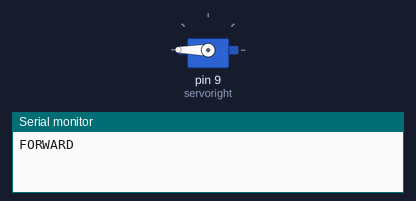
A sketch run on a simulated Arduino Uno, built with avr-gcc and run on an emulated ATmega328P. On the bench: servo, the last lines printed to the serial monitor.

Above: at 0.05 s.
At 4.05 s:
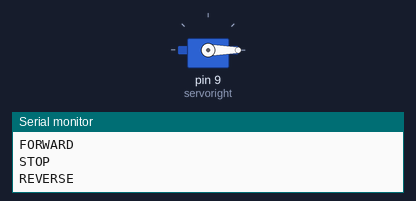
At 8.0 s:
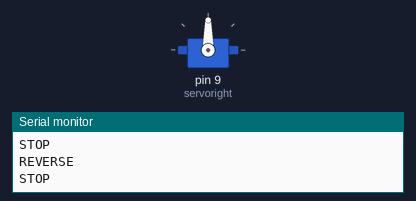
Timing chart, 0 to 10.4 s (numbered marks = the images above):
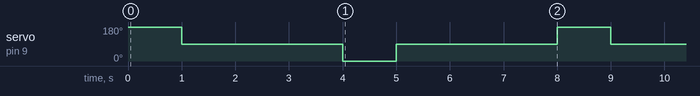

Measured:
- by itself, servo on pin 9 (servoright): repeats every 8.0 s: 0° 1.0 s, 90° 3.0 s, 180° 1.0 s, 90° 3.0 s

The sketch:

testservo.ino
```cpp
#include <Servo.h>


Servo servoright;
int pos = 0;

void setup()
{
// servoleft.write (0);
servoright.attach (9);
// servoright.write (0);
Serial.begin(9600);
}


void loop()

{

forward ();
delay (1000);
stopRobot ();
reverse ();
delay (1000);
//turnRight ();
//delay (1000);
// trunLeft ();
// delay (1000);
//turnLeft ();
//delay (1000);
// turnRight ();
// delay (1000);
stopRobot ();
// delay (2000);

}

void forward ()
{
 Serial.println("FORWARD");
servoright.write (180);
}

void reverse ()
{
Serial.println("REVERSE");
servoright.write (0);
}
void turnRight ()
{
Serial.println("RIGHT");
servoright.write (180);
}
void turnLeft ()
{
Serial.println("LEFT");
servoright.write (0);
}
void stopRobot ()
{
Serial.println("STOP");
servoright.write (90);
delay (3000);
}
```
